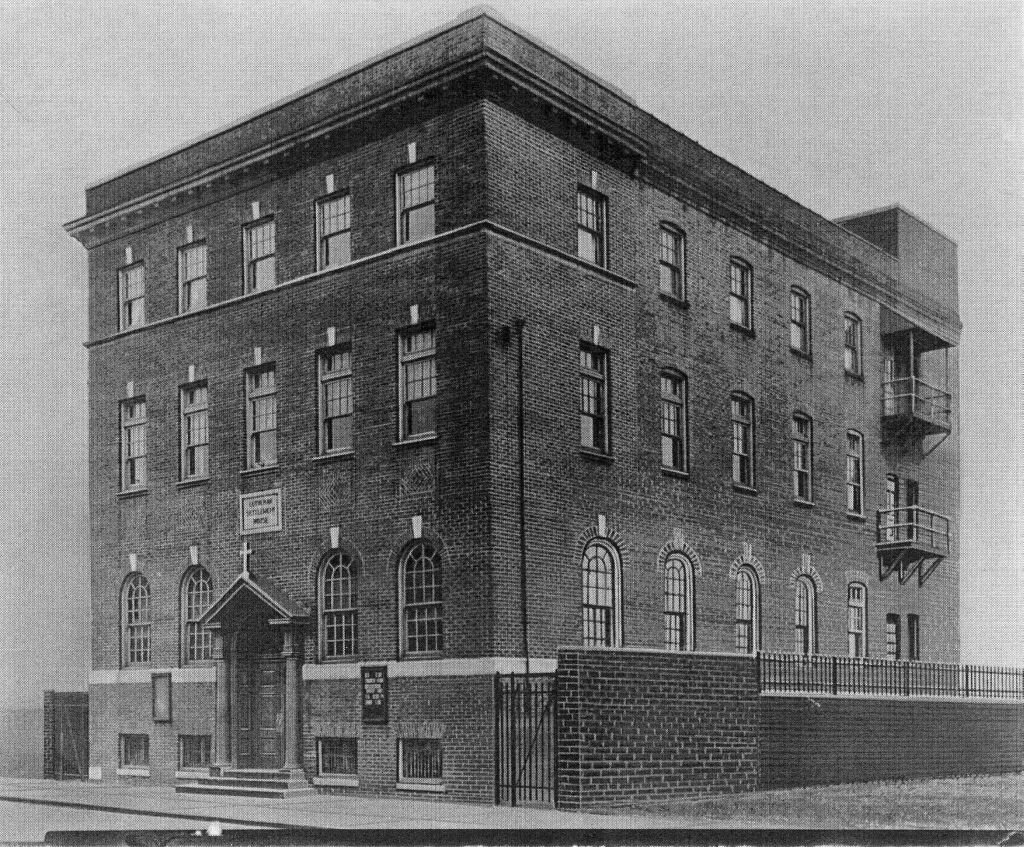
#> input picture segmentation/home_one.jpg, 1024 x 847 px, found by its file name
$ python EdgeDetection.py
#> lines starting #> are read from the running program, lines starting #| are printed output that depends on the picture; after the words box and inside, x2 and y2 are one past the last pixel; in counts of white or black regions, pixels touching at a corner belong together
from tkinter import filedialog
#Just for reading images
import cv2
import matplotlib.pyplot as ppt
import numpy as np
from matplotlib.widgets import Button


def convoluteEdgeKernel(image, kernel):
    #flip kernel
    flip = np.flipud(np.fliplr(kernel))
    # leaving 2 pixels margin boundary
    l = int(kernel.shape[0] // 2)
    b = int(kernel.shape[1] // 2)

    image1 = np.zeros_like(image)
    for x in range(b, image.shape[1] - b):
        for y in range(l, image.shape[0] - l):
            g_val = np.sum(np.multiply(flip, image[y - l:y + l + 1, x - b:x + b + 1]))

            #only edge pixels
            g_val = 0 if g_val < 175 else 255
            image1[y + l, x + b] = g_val
    return image1


def gkern(l, sig=1.):

    ax = np.arange(-l // 2 + 1., l // 2 + 1.)
    xx, yy = np.meshgrid(ax, ax)
    kernel = np.exp(-(xx**2 + yy**2) // (2. * sig**2))

    return kernel / np.sum(kernel)


class Edge:
    path = 'home_one.jpg'

    def __init__(self):
        self.initUI()

    def initUI(self):
        image = cv2.imread(Edge.path, cv2.IMREAD_GRAYSCALE)
#> image is the input picture: shape (847, 1024); min 0, max 255, mean 115.6
        ppt.figure(1)

        # gaussian blur to remove noise
        g_kernel = gkern(3, 1)
        gauss_blur = convoluteEdgeKernel(image, kernel=g_kernel)
#> after the loop in convoluteEdgeKernel, `for x in range(b, image.shape[1] - b):`:
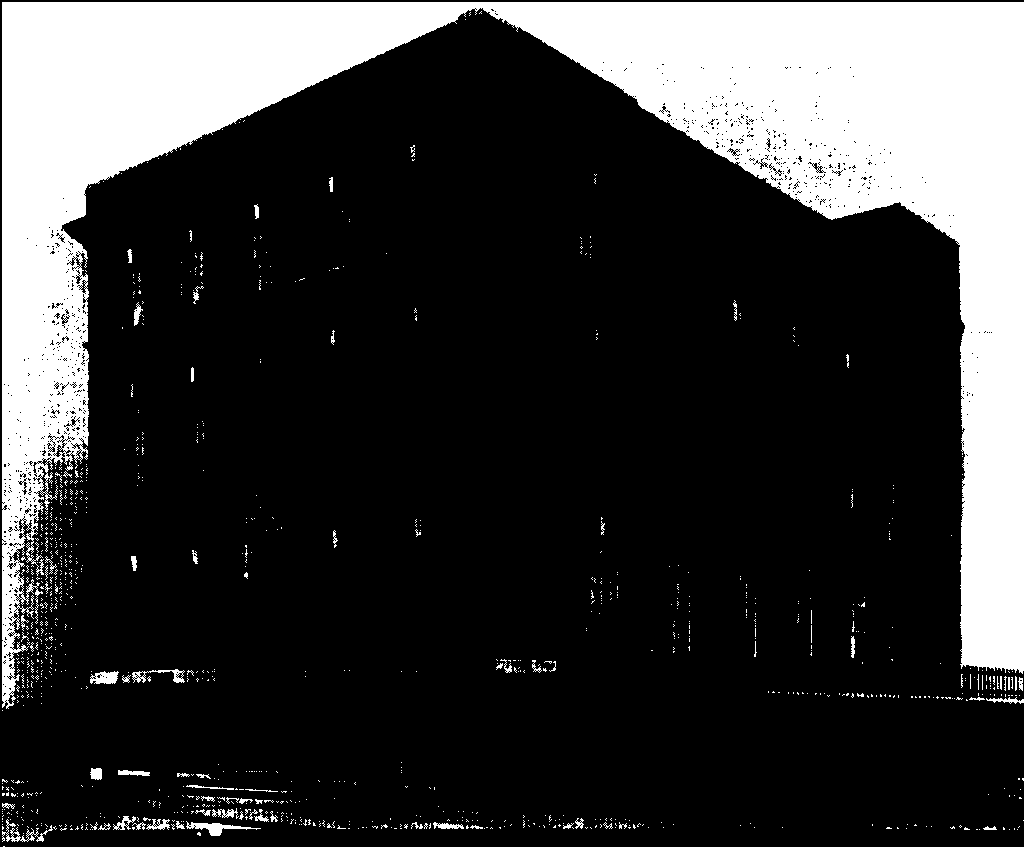
#> image1: shape (847, 1024); 22.6% white; 1010 white regions (938 under 20 px), largest, box (x1, y1, x2, y2) and area: (2, 2, 1024, 709) 188678, (186, 821, 261, 836) 374, (2, 819, 53, 842) 298

        #prewitt
        prewittx = np.array([[-1, -1, -1], [0, 0, 0], [1, 1, 1]])
        prewitty = np.array([[-1, 0, 1], [-1, 0, 1], [-1, 0, 1]])
        image_prewittx = convoluteEdgeKernel(gauss_blur, kernel=prewittx)
#> after the loop in convoluteEdgeKernel (call 2), `for x in range(b, image.shape[1] - b):`:
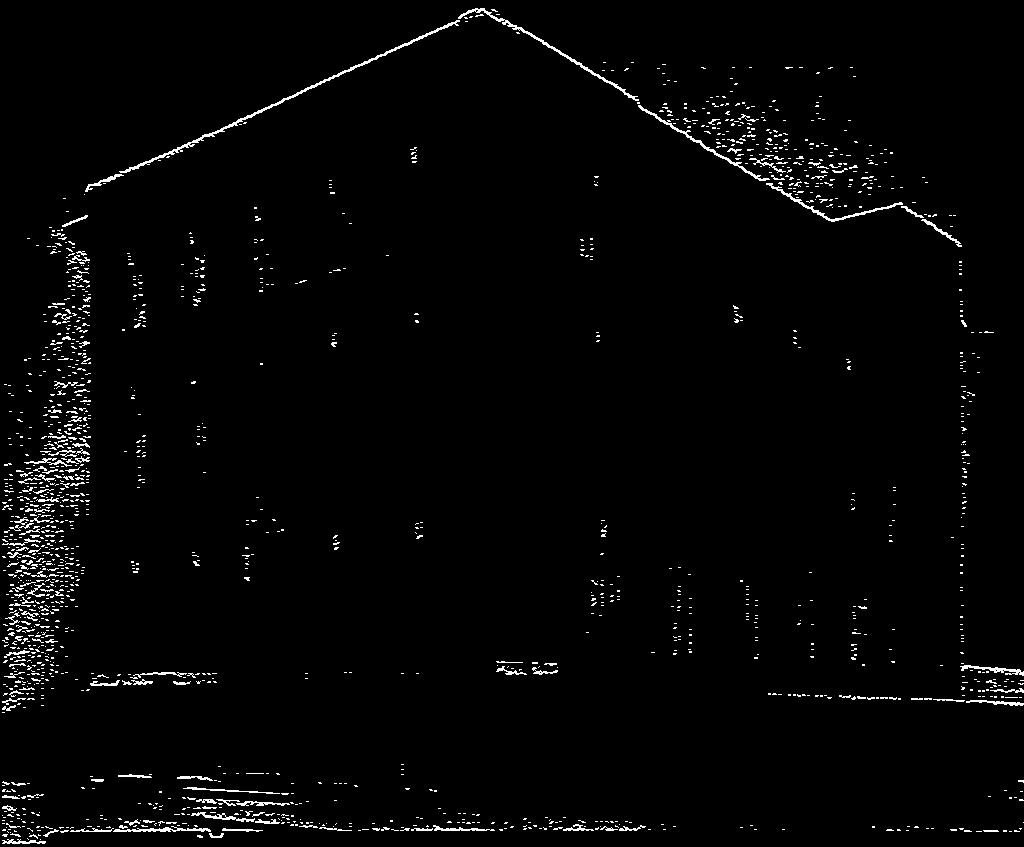
#> image1: shape (847, 1024); 2% white in thin lines or dots
        image_prewitty = convoluteEdgeKernel(gauss_blur, kernel=prewitty)
#> after the loop in convoluteEdgeKernel (call 3), `for x in range(b, image.shape[1] - b):`:
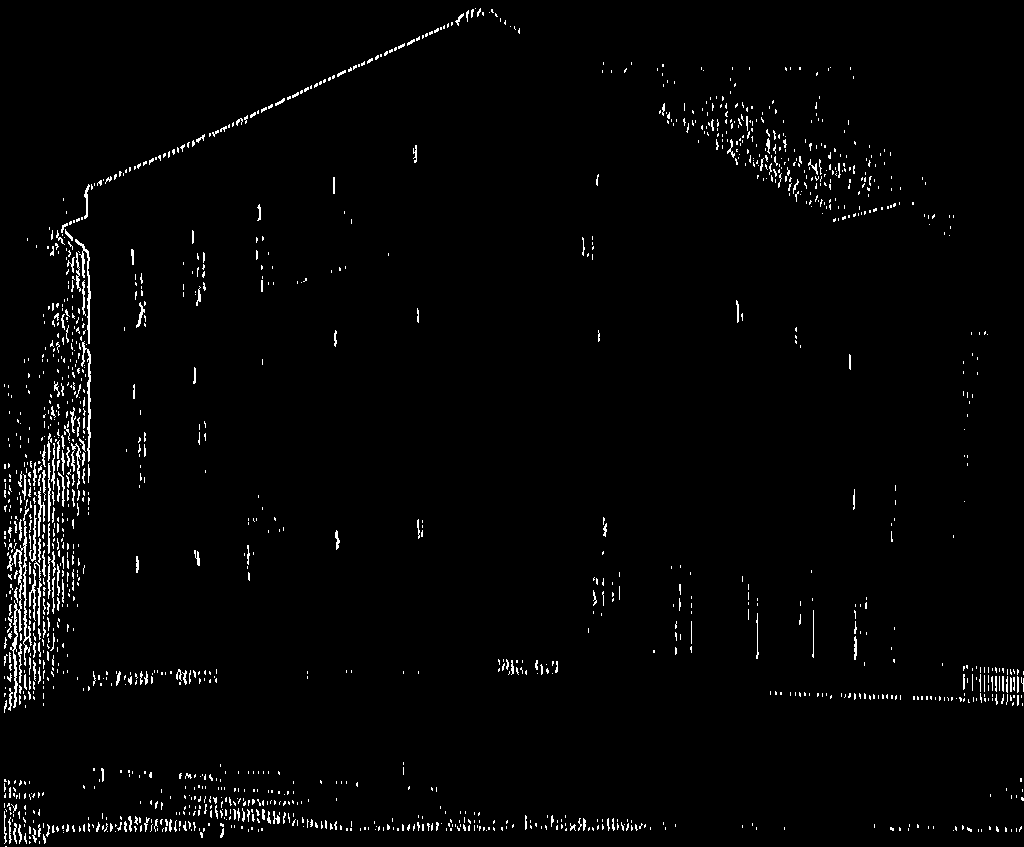
#> image1: shape (847, 1024); 2% white in thin lines or dots

        # sobel
        kernelx = np.array([[-1, -2, -1], [0, 0, 0], [1, 2, 1]])
        kernely = np.array([[-1, 0, 1], [-2, 0, 2], [-1, 0, 1]])
        image_sobelx = convoluteEdgeKernel(gauss_blur, kernelx)
#> after the loop in convoluteEdgeKernel (call 4), `for x in range(b, image.shape[1] - b):`: image1: shape (847, 1024); 2.1% white in thin lines or dots
        image_sobely = convoluteEdgeKernel(gauss_blur, kernely)
#> after the loop in convoluteEdgeKernel (call 5), `for x in range(b, image.shape[1] - b):`: image1: shape (847, 1024); 2% white in thin lines or dots

        #calculating gradients
        ppt.subplot(335)
        ppt.xlabel("Original Image")
        ppt.imshow(image, cmap='gray')
        #ppt.imsave("wiener_filter.png", result)

        ppt.subplot(331)
        ppt.xlabel("prewitt x")
        ppt.imshow(image_prewittx, cmap='gray')
        ppt.imsave("prewittx.png", image_prewittx)


        ppt.subplot(332)
        ppt.xlabel("prewitt y")
        ppt.imshow(image_prewitty, cmap='gray')
        ppt.imsave("prewitty.png", image_prewitty)

        ppt.subplot(333)
        ppt.xlabel("prewitt xy")
        ppt.imshow(image_prewittx+image_prewitty, cmap='gray')
        ppt.imsave("prewittxy.png", image_prewittx+image_prewitty)
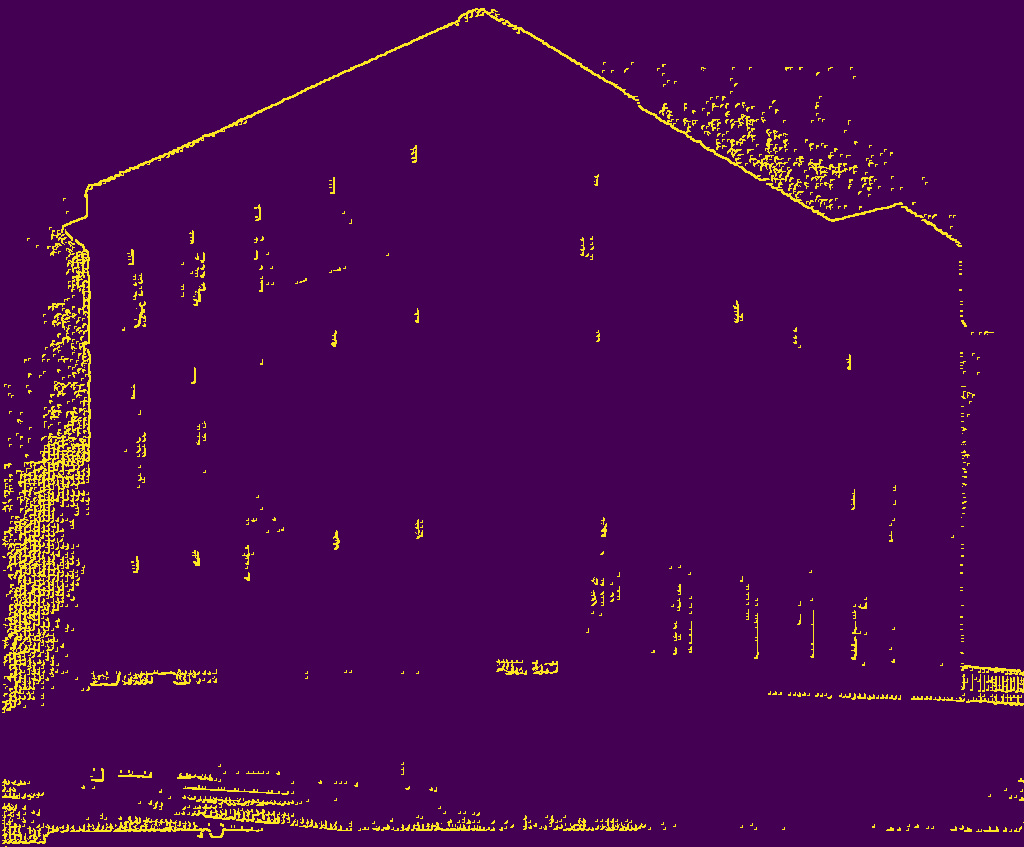
#> saved as prewittxy.png: shape (847, 1024, 3); mean R, G, B 74, 8.4, 82.4

        ppt.subplot(337)
        ppt.xlabel("sobel x")
        ppt.imshow(image_sobelx, cmap='gray')
        ppt.imsave("sobelx.png", image_sobelx)

        ppt.subplot(338)
        ppt.xlabel("sobel y")
        ppt.imshow(image_sobely, cmap='gray')
        ppt.imsave("sobely.png", image_sobely)

        ppt.subplot(339)
        ppt.xlabel("sobel combined")
        ppt.imshow(image_sobelx + image_sobely, cmap='gray')
        ppt.imsave("sobel_combined.png", image_sobelx+image_sobely)

        axprev = ppt.axes([0.45, 0.005, 0.15, 0.075])
        img_bttn = Button(axprev, 'Open Image')
        img_bttn.on_clicked(lambda x: self.button_click())
        ppt.show()
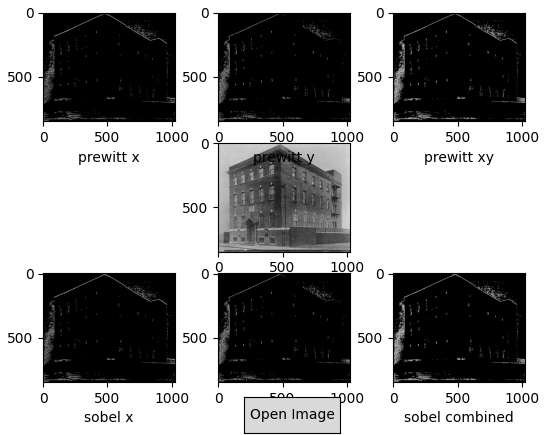
#> figure drawn by matplotlib, 7 panels

    def button_click(self):
        Edge.path = filedialog.askopenfilename(filetypes=[("Image File", '.png')])
        self.initUI()


if __name__ == '__main__':
    Edge()
